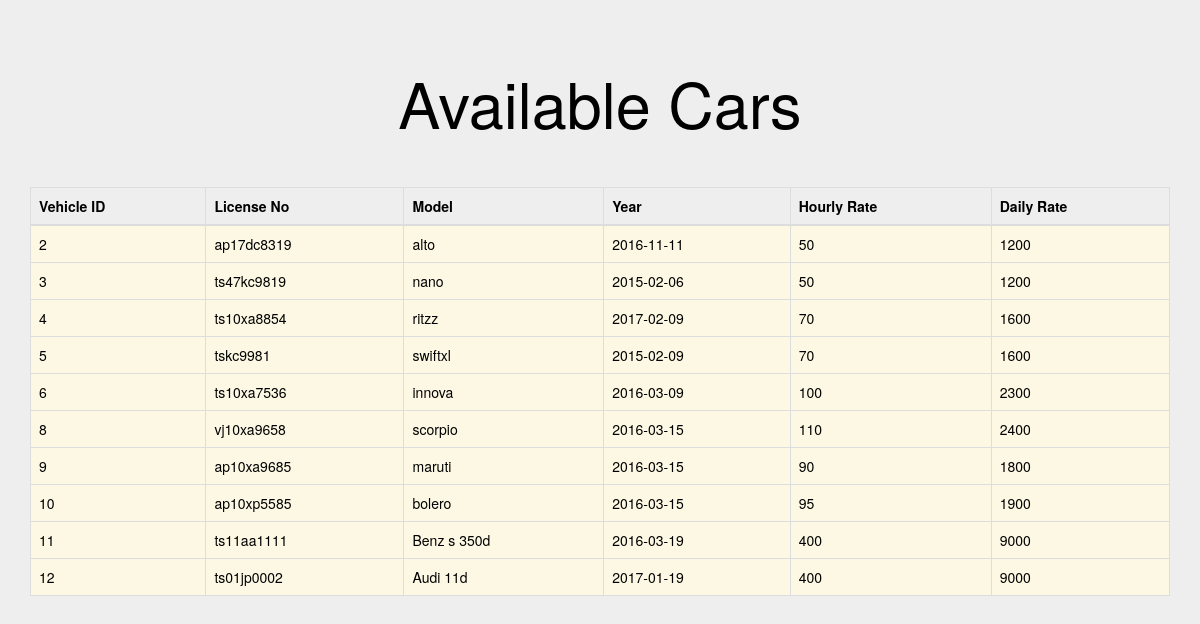
Page /available1.php on the committed database.
### tables this page shows
CREATE TABLE IF NOT EXISTS `car` (
`Vehicle_id` int(10) NOT NULL,
  `License_no` varchar(20) DEFAULT NULL,
  `Model` varchar(20) DEFAULT NULL,
  `Year` date DEFAULT NULL,
  `Ctype` varchar(30) DEFAULT NULL,
  `Drate` int(10) DEFAULT NULL,
  `Wrate` int(10) DEFAULT NULL
);

### available1.php (the view, shortened to what this page needs)
<!DOCTYPE html PUBLIC "-//W3C//DTD HTML 4.01 Transitional//EN"  "http://www.w3.org/TR/html4/loose.dtd">
<html>
	<head>
        <link rel="stylesheet" href="https://maxcdn.bootstrapcdn.com/bootstrap/3.3.7/css/bootstrap.min.css" >
</head>
<body class="container jumbotron">
<?php
	$database_host = "localhost";
	$database_user = "root";
	$database_pass = "";
	$database_name = "carrental";
	$connection = mysqli_connect($database_host, $database_user, $database_pass, $database_name);
?>
<table class="table table-hover table-bordered" border='1'>
	<thead><tr>
<th>Vehicle ID</th>
<th>License No</th>
<th>Model</th>
<th>Year</th>
<th>Hourly Rate</th>
<th>Daily Rate</th>
</tr>
</thead>
<tbody>
<?php
$res="select Vehicle_id,License_no,Model,Year,Drate AS Daily_Rate, Wrate AS Weekly_Rate from car where Vehicle_id not in (SELECT Vehicle_id FROM rental )";
	$result=mysqli_query($connection,$res);
        echo "<h1><center>Available Cars</h1><br><br>";
      if (mysqli_num_rows($result) > 0) {
while($row = mysqli_fetch_assoc($result))
{
	echo "<tr class='warning'>";
echo "<td>" . $row["Vehicle_id"] . "</td>";
echo "<td>" . $row["License_no"] . "</td>";
echo "<td>" . $row["Model"] . "</td>";
echo "<td>" . $row["Year"] . "</td>";
echo "<td>" . $row["Daily_Rate"] . "</td>";
echo "<td>" . $row["Weekly_Rate"] . "</td>";
echo "</tr>";
}
}?>
 </tbody>
</table>
   </body>
</html>

### rows in the picture
car: Vehicle_id "2", License_no "ap17dc8319", Model "alto", Year "2016-11-11", Drate "50", Wrate "1200"
car: Vehicle_id "3", License_no "ts47kc9819", Model "nano", Year "2015-02-06", Drate "50", Wrate "1200"
car: Vehicle_id "4", License_no "ts10xa8854", Model "ritzz", Year "2017-02-09", Drate "70", Wrate "1600"
car: Vehicle_id "5", License_no "tskc9981", Model "swiftxl", Year "2015-02-09", Drate "70", Wrate "1600"
car: Vehicle_id "6", License_no "ts10xa7536", Model "innova", Year "2016-03-09", Drate "100", Wrate "2300"
car: Vehicle_id "8", License_no "vj10xa9658", Model "scorpio", Year "2016-03-15", Drate "110", Wrate "2400"
car: Vehicle_id "9", License_no "ap10xa9685", Model "maruti", Year "2016-03-15", Drate "90", Wrate "1800"
car: Vehicle_id "10", License_no "ap10xp5585", Model "bolero", Year "2016-03-15", Drate "95", Wrate "1900"
car: Vehicle_id "11", License_no "ts11aa1111", Model "Benz s 350d", Year "2016-03-19", Drate "400", Wrate "9000"
car: Vehicle_id "12", License_no "ts01jp0002", Model "Audi 11d", Year "2017-01-19", Drate "400", Wrate "9000"
